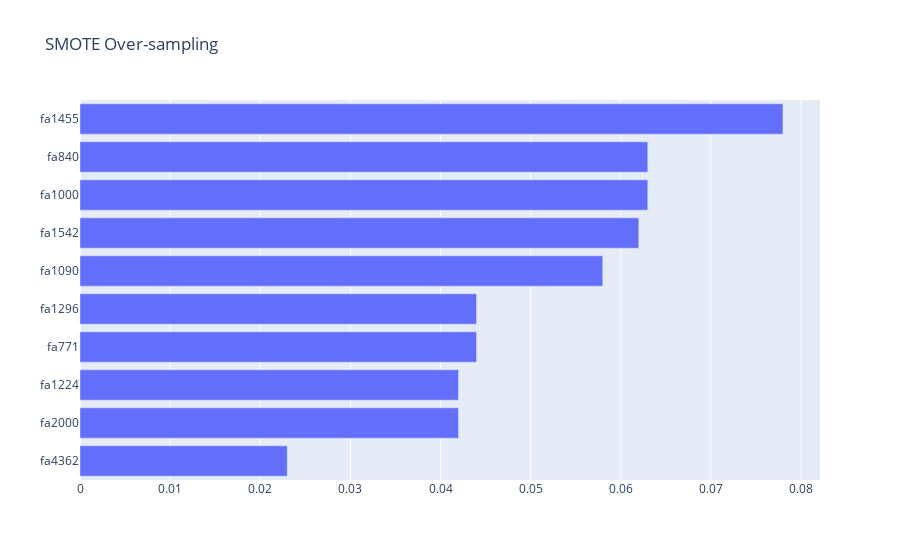

Here is the notebook cell this chart was saved with:
### Code cell
# plot feature importance based on the random forest model
features_smote, scores_smote, fig=plot_important_features_RF(clf_smote, 10, X_smote, y_smote, 'SMOTE Over-sampling') 
fig.write_html('plots/RF/SMOTE_OS_TopFeatures.html')

### Figure 1 — Plotly figure (JSON) as saved in the notebook; plotly's stock layout.template omitted (floating-point values rounded to 4 significant figures)
{"data": [{"orientation": "h", "type": "bar", "x": [0.078, 0.063, 0.063, 0.062, 0.058, 0.044, 0.044, 0.042, 0.042, 0.023], "y": ["fa1455", "fa840", "fa1000", "fa1542", "fa1090", "fa1296", "fa771", "fa1224", "fa2000", "fa4362"]}], "layout": {"title": {"text": "SMOTE Over-sampling"}, "yaxis": {"autorange": "reversed"}}}
